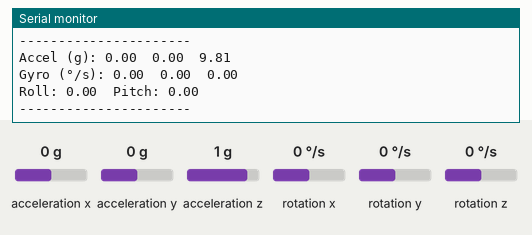
A sketch run on a simulated Arduino Uno, built with avr-gcc and run on an emulated ATmega328P. Parts: the last lines printed to the serial monitor. The inputs (shaded band) are chosen by the test bench; at power-on: acceleration x 0 g, acceleration y 0 g, acceleration z 1 g, rotation x 0 °/s, rotation y 0 °/s, rotation z 0 °/s.

Above: at 1.2 s.
1.3 s: acceleration x set to -1.4 g
At 2.03 s:
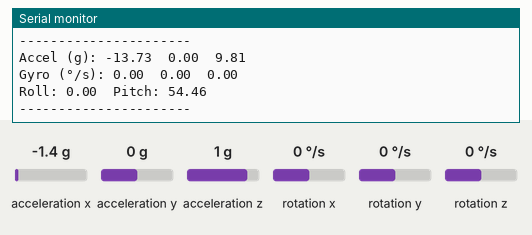
4.4 s: acceleration y set to -1.4 g
At 5.32 s:
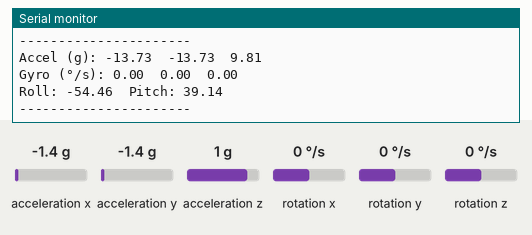
5.9 s: acceleration z set to -1.4 g
At 6.43 s:
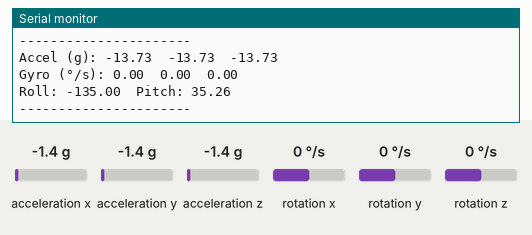
7.4 s: rotation x set to -192 °/s
At 8.1 s:
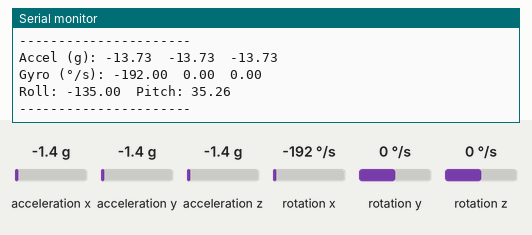
10.5 s: rotation y set to -192 °/s
At 10.89 s:
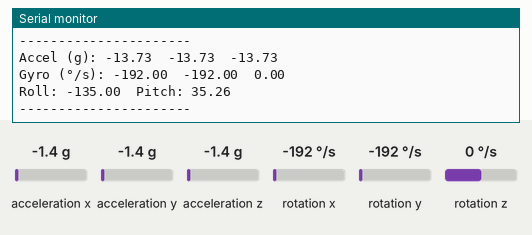
Timing chart, 0 to 13.0 s (numbered marks = the images above; inputs shaded):
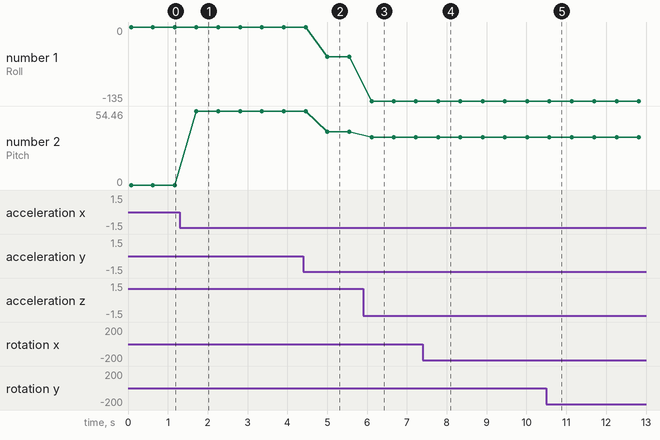

Measured:
- after the input at 1.3 s, the serial monitor: prints a new line after 0.36 s (image 1)
- after the input at 4.4 s, the serial monitor: prints a new line after 0.54 s (image 2)
- after the input at 5.9 s, the serial monitor: prints a new line after 0.15 s (image 3)
- after the input at 7.4 s, the serial monitor: prints a new line after 0.35 s (image 4)
- after the input at 10.5 s, the serial monitor: prints a new line at once (image 5)
- plotted number 1: 0 → -54.46 after the input at 4.4 s, -54.46 → -135 after the input at 5.9 s
- plotted number 2: 0 → 54.46 after the input at 1.3 s, 54.46 → 39.14 after the input at 4.4 s, 39.14 → 35.26 after the input at 5.9 s

The sketch:

BME280.ino
```cpp
#include <Wire.h>
#include <MPU6050.h>

MPU6050 imu; // สร้างออบเจกต์ของ MPU6050

void setup() {
  Serial.begin(9600);
  Wire.begin();        // เริ่มใช้งาน I2C (A4 = SDA, A5 = SCL)
  imu.initialize();    // เริ่มต้น MPU6050

  // ตรวจสอบการเชื่อมต่อ
  if (!imu.testConnection()) {
    Serial.println("MPU6050 connection failed!");
    while (1); // ค้างถ้าเชื่อมต่อไม่ได้
  }

  Serial.println("MPU6050 Initialized");
}

void loop() {
  int16_t ax, ay, az;
  int16_t gx, gy, gz;

  // อ่านค่าเซนเซอร์
  imu.getAcceleration(&ax, &ay, &az);
  imu.getRotation(&gx, &gy, &gz);

  // แปลงเป็นหน่วยจริง
  float ax_g = ax * 9.80665 / 16384.0;
  float ay_g = ay * 9.80665 / 16384.0;
  float az_g = az * 9.80665 / 16384.0;

  float gx_dps = gx / 131.0;
  float gy_dps = gy / 131.0;
  float gz_dps = gz / 131.0;

  // คำนวณ roll/pitch แบบง่าย
  float roll  = atan2(ay_g, az_g) * 180.0 / PI;
  float pitch = atan2(-ax_g, sqrt(ay_g * ay_g + az_g * az_g)) * 180.0 / PI;

  // พิมพ์ค่าออกทาง Serial Monitor
  Serial.print("Accel (g): ");
  Serial.print(ax_g, 2); Serial.print("\t");
  Serial.print(ay_g, 2); Serial.print("\t");
  Serial.print(az_g, 2); Serial.println();

  Serial.print("Gyro (°/s): ");
  Serial.print(gx_dps, 2); Serial.print("\t");
  Serial.print(gy_dps, 2); Serial.print("\t");
  Serial.print(gz_dps, 2); Serial.println();

  Serial.print("Roll: "); Serial.print(roll, 2);
  Serial.print("\tPitch: "); Serial.println(pitch, 2);

  Serial.println("----------------------");
  delay(500); // รอครึ่งวินาที
}
```
